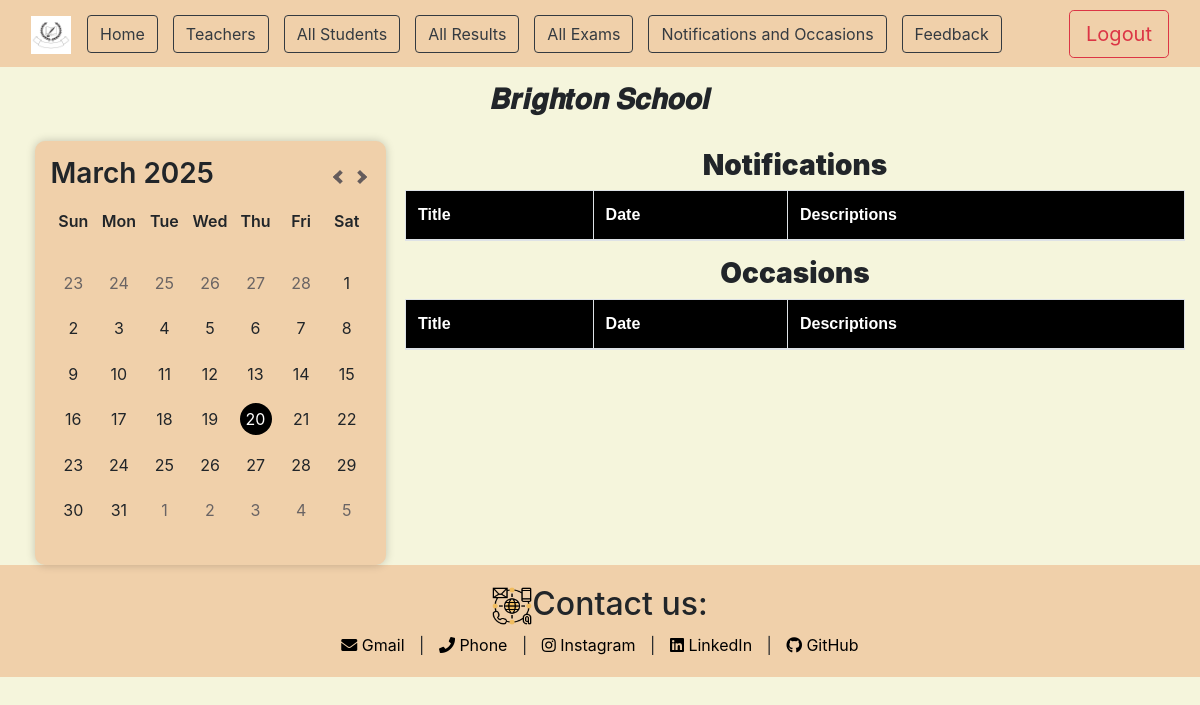
/Nt_Oc, run on an earlier commit of the app's database.
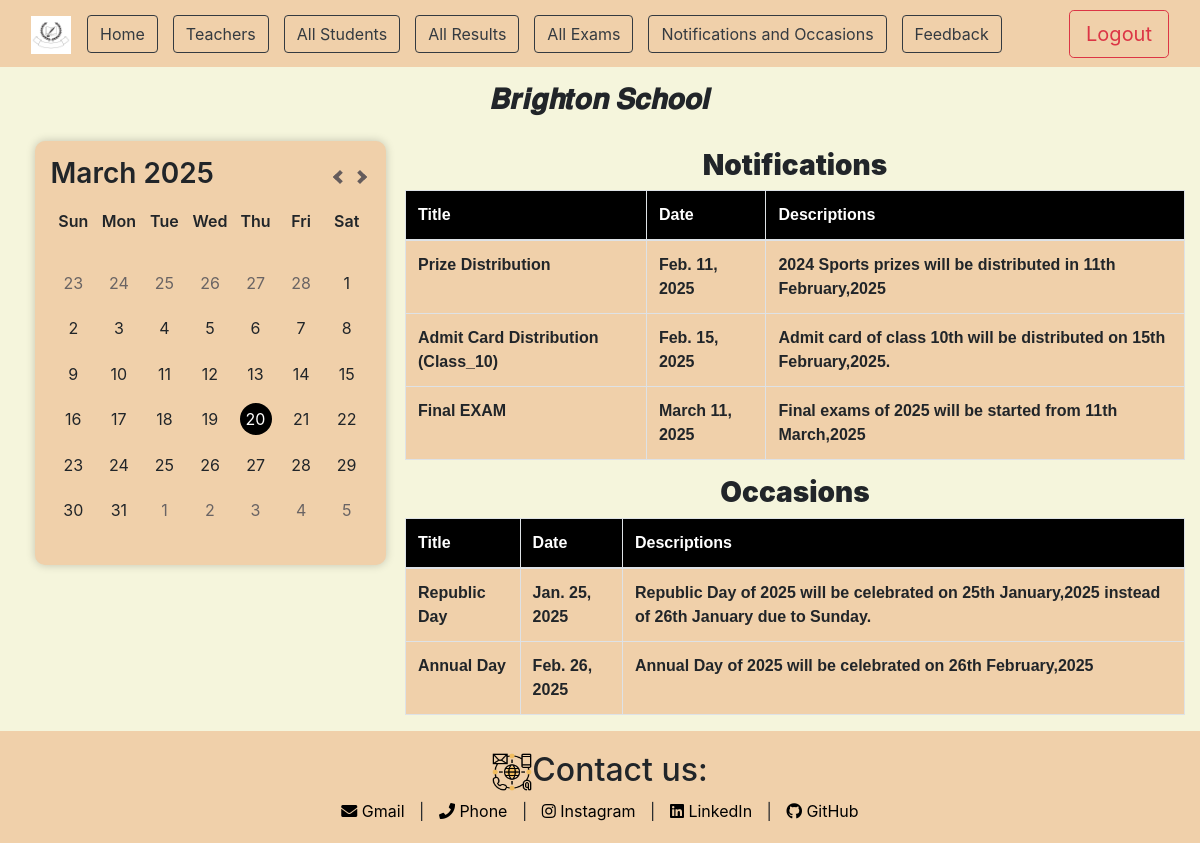
And on a later commit of the database.
### app/models.py (models this page shows)
class Notifications(models.Model):
    date=models.DateField()
    name=models.CharField(max_length=100,null=True,blank=True)
    descriptions=models.TextField()

class Occasions(models.Model):
    date=models.DateField()
    name=models.CharField(max_length=100,null=True,blank=True)
    descriptions=models.TextField()

### app/views.py (the view)
# urls.py: path('Nt_Oc', views.Nt_Oc,name="Nt_Oc"),
def Nt_Oc(request):
    Notification=Notifications.objects.all()
    Occasion=Occasions.objects.all()
    context={'Notification':Notification,'Occasion':Occasion}
    return render(request,'app/Nt_and_Oc.html',context)

### app/templates/app/Nt_and_Oc.html (shortened to what this page needs)
{% extends "base_template/base.html" %}
{% load static %}
{% block content %}
                <div class="col-lg-8 col-md-8 col-sm-12 main-content">
                    <h3 class="text-center mt-3"><strong>Notifications</strong></h3>
                    <table class="table table-bordered">
                        <thead style="font-weight: 900; background-color: black; color: white;">
                            <tr>
                                <th class="about_text">Title</th>
                                <th class="about_text">Date</th>
                                <th class="about_text">Descriptions</th>
                            </tr>
                        </thead>
                        <tbody style="background-color: rgb(240, 208, 170); font-weight:600; cursor: pointer;">
                            {% for Nt in Notification %}
                            <tr>
                                <td class="about_text">{{Nt.name}}</td>
                                <td class="about_text">{{Nt.date}}</td>
                                <td class="about_text">{{Nt.descriptions}}</td>
                            </tr>
                            {% endfor %}
                        </tbody>
                    </table>
                    <h3 class="text-center mt-3"><strong>Occasions</strong></h3>
                    <table class="table table-bordered">
                        <thead style="font-weight: 900; background-color: black; color: white;">
                            <tr>
                                <th class="about_text">Title</th>
                                <th class="about_text">Date</th>
                                <th class="about_text">Descriptions</th>
                            </tr>
                        </thead>
                        <tbody style="background-color: rgb(240, 208, 170); font-weight:600; cursor: pointer;">
                            {% for Oc in Occasion %}
                            <tr>
                                <td class="about_text">{{Oc.name}}</td>
                                <td class="about_text">{{Oc.date}}</td>
                                <td class="about_text">{{Oc.descriptions}}</td>
                            </tr>
                            {% endfor %}
                        </tbody>
                    </table>
                </div>
{% endblock content %}

### app/templates/base_template/base.html (shortened to what this page needs)
{% load static %}
<!DOCTYPE html>
<html lang="en">
<head>
    <link href="https://maxcdn.bootstrapcdn.com/bootstrap/4.5.2/css/bootstrap.min.css" rel="stylesheet">
    <link rel="stylesheet" href="{% static 'app/CSS_Files/index.css' %}" />
    <link href="https://cdnjs.cloudflare.com/ajax/libs/font-awesome/5.15.4/css/all.min.css" rel="stylesheet">
</head>
<body>
    <header class="mb-3">
        <nav class="navbar navbar-expand-lg bg-body-tertiary box_clr">
            <div class="container-fluid">
                <a class="navbar-brand" href="#">
                    <img src="{% static 'images\3ce196b55fd63cba9f7387a298cdc96e.jpg' %}" alt="Logo" width="40" height="38" class="d-inline-block align-text-top">
                </a>
                <div class="collapse navbar-collapse" id="navbarSupportedContent">
                    <ul class="navbar-nav me-auto mb-2 mb-lg-0">
                        <a class="nav-item" href="{% url "index" %}">
                            <button class="btn btn-med btn-outline-dark" type="button">Home</button>
                        </a>
                        <a class="nav-item" href="{% url "teacher" %}">
                            <button class="btn btn-med btn-outline-dark" type="button">Teachers</button>
                        </a>
                        <a class="nav-item" href="{% url "all_student" %}">
                            <button class="btn btn-med btn-outline-dark"  type="button">
                               All Students
                            </button>
                        </a>
                        <a class="nav-item" href="{% url "all_result" %}">
                            <button class="btn btn-med btn-outline-dark"  type="button">
                               All Results
                            </button>
                        </a>
                        <a class="nav-item" href="{% url "all_exam" %}">
                            <button class="btn btn-med btn-outline-dark" type="button">
                               All Exams
                            </button>
                        </a>
                        <a class="nav-item" href="{% url "Nt_Oc" %}">
                            <button class="btn btn-med btn-outline-dark" type="button">Notifications and Occasions</button>
                        </a>
                        <a class="nav-item" href="{% url "feedback" %}">
                            <button class="btn btn-med btn-outline-dark" type="button">Feedback</button>
                        </a>
                    </ul>
                    <button class="btn btn-lg btn-outline-danger ml-auto" type="button">Logout</button>
                </div>
            </div>
        </nav>
    </header>
    <h3 class="text-center mb-3">𝑩𝒓𝒊𝒈𝒉𝒕𝒐𝒏 𝑺𝒄𝒉𝒐𝒐𝒍</h3>
    <main>
        <div class="container-fluid">
            <div class="row no-gutters">
                <div class="col-lg-4 col-md-4 col-sm-12 sidebar">
                    <div class="calendar">
                        <header>
                          <h3></h3>
                          <nav>
                            <button id="prev"></button>
                            <button id="next"></button>
                          </nav>
                        </header>
                        <section>
                          <ul class="days">
                            <li>Sun</li>
                            <li>Mon</li>
                            <li>Tue</li>
                            <li>Wed</li>
                            <li>Thu</li>
                            <li>Fri</li>
                            <li>Sat</li>
                          </ul>
                          <ul class="dates"></ul>
                        </section>
                    </div>
                </div>
                {% block content %}{% endblock content %}
            </div>
        </div>
    </main>
    <footer class="footer box_clr">
        <div class="container">
            <h2><img src="{% static 'images\contact.png' %}" class="me-3" width="40" height="38">Contact us:</h2>
            <a href="shariquereza786@gmail.com"><i class="fas fa-envelope"></i> Gmail</a> |
            <a href="tel:+1234567890"><i class="fas fa-phone"></i> Phone</a> |
            <a href="https://www.instagram.com/its_sharique08/profilecard/?igsh=MWh0YmJvaWp1aHdjNw%3D%3D"><i class="fab fa-instagram"></i> Instagram</a> |
            <a href="https://www.linkedin.com/in/sharique-reza-82638a219/"><i class="fab fa-linkedin"></i> LinkedIn</a> |
            <a href="https://github.com/ShariqueReza"><i class="fab fa-github"></i> GitHub</a>
        </div>
    </footer>
</body>
</html>

### app/static/app/CSS_Files/index.css (style rules this page uses)
body { background-color: beige; }
.box_clr { background-color: rgb(240, 208, 170); }
.navbar-nav .nav-item { margin-right: 15px; }
* { padding: 0; margin: 0; }
h3 { font-weight: 600; }
.calendar { margin: 0 auto; width: clamp(320px, 400px, 90%); padding: 1rem; background-color: rgb(240, 208, 170); border-radius: 10px; box-shadow: 0 0 10px rgba(0, 0, 0, 0.2); }
.calendar header { display: flex; align-items: center; justify-content: space-between; }
.calendar nav { display: flex; align-items: center; }
.calendar ul { list-style: none; display: flex; flex-wrap: wrap; text-align: center; }
.calendar ul li { width: calc(100% / 7); position: relative; z-index: 2; aspect-ratio: 1; display: flex; align-items: center; justify-content: center; }
#prev, #next { width: 20px; height: 20px; position: relative; border: none; background: transparent; cursor: pointer; }
#prev::before, #next::before { content: ""; width: 50%; height: 50%; position: absolute; top: 50%; left: 50%; border-style: solid; border-width: 0.25em 0.25em 0 0; border-color: #655c5c; }
#next::before { transform: translate(-50%, -50%) rotate(45deg); }
#prev::before { transform: translate(-50%, -50%) rotate(-135deg); }
.days { font-weight: 600; }
.footer { padding: 20px; text-align: center; }
.footer a { color: #000; text-decoration: none; margin: 0 10px; }
.about_text { font-family: 'Gill Sans', 'Gill Sans MT', Calibri, 'Trebuchet MS', sans-serif; }

What changed in the data, as far as the page shows it:
added Notifications: name "Prize Distribution", date "Feb. 11, 2025", descriptions "2024 Sports prizes will be distributed in 11th February,2025"
added Notifications: name "Admit Card Distribution (Class_10)", date "Feb. 15, 2025", descriptions "Admit card of class 10th will be distributed on 15th February,2025."
added Notifications: name "Final EXAM", date "March 11, 2025", descriptions "Final exams of 2025 will be started from 11th March,2025"
added Occasions: name "Republic Day", date "Jan. 25, 2025", descriptions "Republic Day of 2025 will be celebrated on 25th January,2025 instead of 26th January due to Sunday."
added Occasions: name "Annual Day", date "Feb. 26, 2025", descriptions "Annual Day of 2025 will be celebrated on 26th February,2025"
